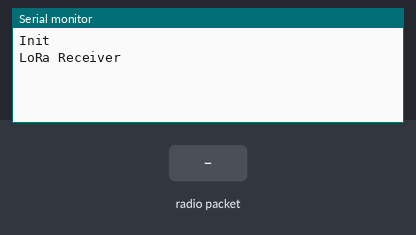
The sketch below on a simulated Arduino Uno, built with avr-gcc and run on an emulated ATmega328P. On the bench: the last lines printed to the serial monitor. The inputs (shaded band) are chosen by the test bench. No radio packets arrive unless stated.

Above: at 1.2 s.
1.3 s: radio packet "1" arrives
At 1.7 s:
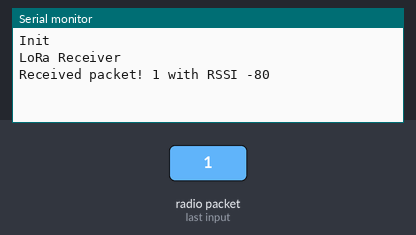
2.8 s: radio packet "0" arrives
At 4.0 s:
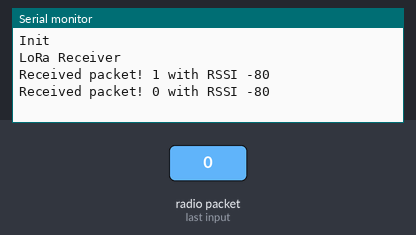
4.3 s: radio packet "2" arrives
At 5.2 s:
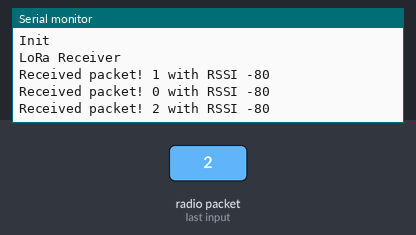

Measured:
- after the input at 1.3 s, the serial monitor: prints a new line at once (image 1)
- after the input at 2.8 s, the serial monitor: prints a new line at once (image 2)
- after the input at 4.3 s, the serial monitor: prints a new line at once (image 3)

The sketch:

NanoCode.ino
```cpp
#include <LoRa.h>
#include <Wire.h>
#include <BH1750.h>
#include <SHT2x.h>

BH1750 lightMeter;
SHT2x sht;
const int LoRa_FREQ = 433E6;
int counter = 0;

void setup() {

  Wire.begin();
  Serial.begin(9600);
  while(!Serial);


  Serial.print("Init\n");
  Serial.println("LoRa Receiver");

  //Init LoRa module
  if (!LoRa.begin(LoRa_FREQ)) {
    Serial.println("Starting LoRa failed!");
    while (1);
  }
}

void loop() {

  // Receive data via LoRa
  int packetSize = LoRa.parsePacket();
  if (packetSize) {

    Serial.print("Received packet! ");

    while (LoRa.available()) {
      Serial.print((char)LoRa.read());
    }
    Serial.print(" with RSSI ");
    Serial.println(LoRa.packetRssi());
  }
}
```
